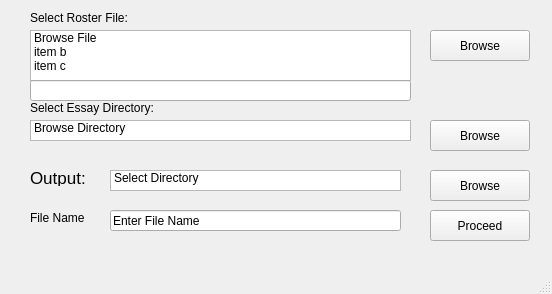
<?xml version="1.0" encoding="UTF-8"?>
<ui version="4.0">
 <class>MainWindow</class>
 <widget class="QMainWindow" name="MainWindow">
  <property name="geometry">
   <rect>
    <x>0</x>
    <y>0</y>
    <width>552</width>
    <height>294</height>
   </rect>
  </property>
  <property name="windowTitle">
   <string>MainWindow</string>
  </property>
  <widget class="QWidget" name="centralwidget">
   <widget class="QPushButton" name="select_roster__browse_btn">
    <property name="geometry">
     <rect>
      <x>430</x>
      <y>30</y>
      <width>100</width>
      <height>31</height>
     </rect>
    </property>
    <property name="text">
     <string>Browse</string>
    </property>
   </widget>
   <widget class="QListWidget" name="select_roster__line">
    <property name="geometry">
     <rect>
      <x>30</x>
      <y>30</y>
      <width>381</width>
      <height>51</height>
     </rect>
    </property>
    <item>
     <property name="text">
      <string>Browse File</string>
     </property>
    </item>
    <item>
     <property name="text">
      <string>item b</string>
     </property>
    </item>
    <item>
     <property name="text">
      <string>item c</string>
     </property>
    </item>
   </widget>
   <widget class="QPushButton" name="select_dir__browse_btn">
    <property name="geometry">
     <rect>
      <x>430</x>
      <y>120</y>
      <width>100</width>
      <height>31</height>
     </rect>
    </property>
    <property name="text">
     <string>Browse</string>
    </property>
   </widget>
   <widget class="QListWidget" name="select_dir__line">
    <property name="geometry">
     <rect>
      <x>30</x>
      <y>120</y>
      <width>381</width>
      <height>21</height>
     </rect>
    </property>
    <item>
     <property name="text">
      <string>Browse Directory</string>
     </property>
    </item>
   </widget>
   <widget class="QPushButton" name="pushButton_3">
    <property name="geometry">
     <rect>
      <x>430</x>
      <y>210</y>
      <width>100</width>
      <height>31</height>
     </rect>
    </property>
    <property name="text">
     <string>Proceed</string>
    </property>
   </widget>
   <widget class="QListWidget" name="output__line">
    <property name="geometry">
     <rect>
      <x>110</x>
      <y>170</y>
      <width>291</width>
      <height>21</height>
     </rect>
    </property>
    <item>
     <property name="text">
      <string>Select Directory</string>
     </property>
    </item>
   </widget>
   <widget class="QLabel" name="select_roster__label">
    <property name="geometry">
     <rect>
      <x>30</x>
      <y>10</y>
      <width>121</width>
      <height>16</height>
     </rect>
    </property>
    <property name="text">
     <string>Select Roster File:</string>
    </property>
   </widget>
   <widget class="QLabel" name="select_dir__label">
    <property name="geometry">
     <rect>
      <x>30</x>
      <y>100</y>
      <width>141</width>
      <height>16</height>
     </rect>
    </property>
    <property name="text">
     <string>Select Essay Directory:</string>
    </property>
   </widget>
   <widget class="QLabel" name="output__label">
    <property name="enabled">
     <bool>true</bool>
    </property>
    <property name="geometry">
     <rect>
      <x>30</x>
      <y>170</y>
      <width>61</width>
      <height>16</height>
     </rect>
    </property>
    <property name="font">
     <font>
      <pointsize>13</pointsize>
     </font>
    </property>
    <property name="text">
     <string>Output:</string>
    </property>
   </widget>
   <widget class="QPushButton" name="output__browse_btn">
    <property name="geometry">
     <rect>
      <x>430</x>
      <y>170</y>
      <width>100</width>
      <height>31</height>
     </rect>
    </property>
    <property name="text">
     <string>Browse</string>
    </property>
   </widget>
   <widget class="QLabel" name="label">
    <property name="geometry">
     <rect>
      <x>30</x>
      <y>210</y>
      <width>61</width>
      <height>16</height>
     </rect>
    </property>
    <property name="text">
     <string>File Name</string>
    </property>
   </widget>
   <widget class="QLineEdit" name="lineEdit">
    <property name="geometry">
     <rect>
      <x>110</x>
      <y>210</y>
      <width>291</width>
      <height>21</height>
     </rect>
    </property>
    <property name="inputMask">
     <string/>
    </property>
    <property name="text">
     <string>Enter File Name</string>
    </property>
   </widget>
   <widget class="QLineEdit" name="lineEdit_2">
    <property name="geometry">
     <rect>
      <x>30</x>
      <y>80</y>
      <width>381</width>
      <height>21</height>
     </rect>
    </property>
   </widget>
  </widget>
  <widget class="QMenuBar" name="menubar">
   <property name="geometry">
    <rect>
     <x>0</x>
     <y>0</y>
     <width>552</width>
     <height>24</height>
    </rect>
   </property>
  </widget>
  <widget class="QStatusBar" name="statusbar"/>
 </widget>
 <resources/>
 <connections/>
</ui>
